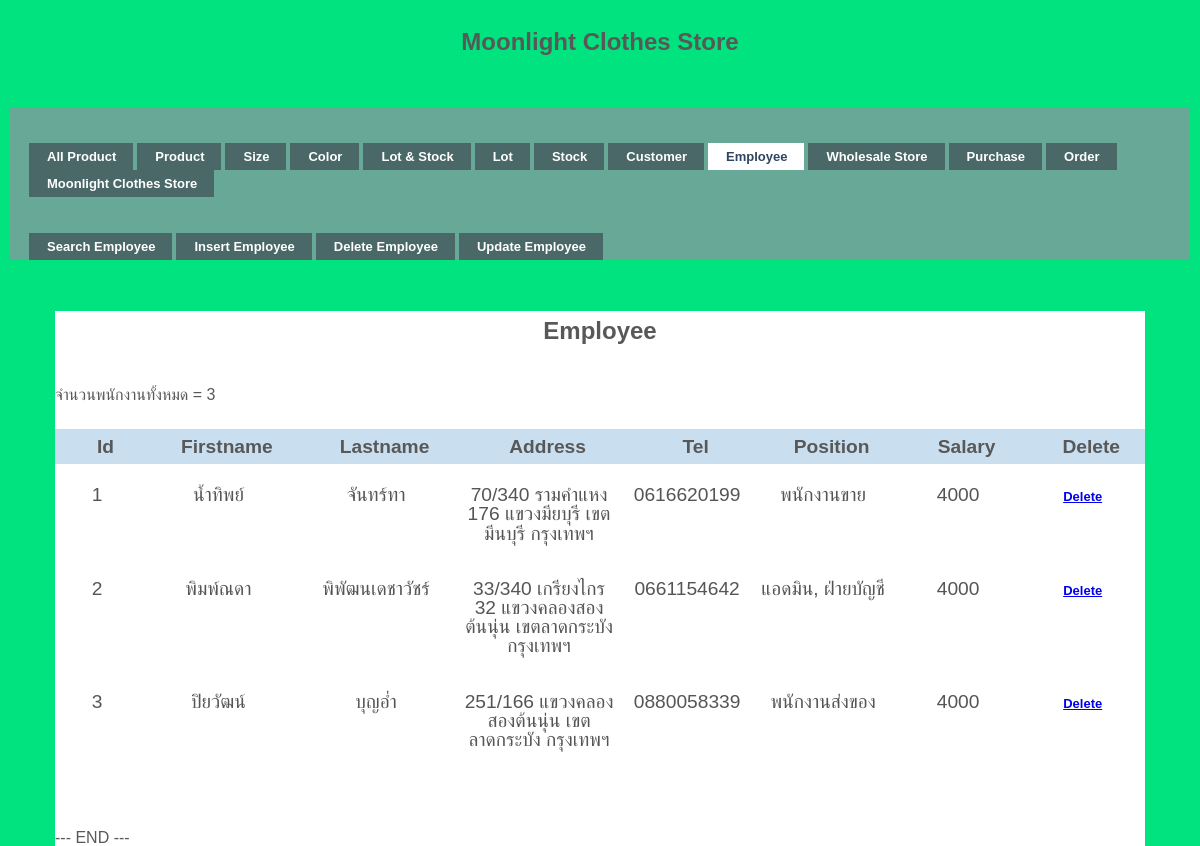
The page /Employee.php on the database its author committed.
### tables this page shows
CREATE TABLE `employee` (
  `EmpId` int(10) NOT NULL,
  `EmpFirstname` varchar(30) NOT NULL,
  `EmpLastname` varchar(30) NOT NULL,
  `EmpAddress` varchar(100) NOT NULL,
  `EmpTel` varchar(10) NOT NULL,
  `EmpPosition` varchar(20) NOT NULL,
  `EmpSalary` int(10) NOT NULL
);

### Employee.php (the view, shortened to what this page needs)
<!DOCTYPE html PUBLIC "-//W3C//DTD XHTML 1.0 Transitional//EN" "http://www.w3.org/TR/xhtml1/DTD/xhtml1-transitional.dtd">
<html xmlns="http://www.w3.org/1999/xhtml">
<head>
<link rel="stylesheet" href="styles.css" type="text/css" />
<h1>Moonlight Clothes Store</h1>
</head>
<body>
<div id="demo-container">
  <ul id="simple-menu">
  	<li><a href="allproduct.php" ><span>All Product</span></a></li>
  	<li><a href="product.php" ><span>Product</span></a></li>
	<li><a href="size.php" ><span>Size</span></a></li>
    <li><a href="color.php" ><span>Color</span></a></li>
  	<li><a href="lot&stock.php"  ><span>Lot & Stock </span></a></li>
  	<li><a href="lot.php" ><span>Lot </span></a></li>
    <li><a href="stock.php" ><span>Stock </span></a></li>
  	<li><a href="Customer.php" ><span>Customer</span></a></li>
    <li><a href="Employee.php" class="current"><span>Employee</span></a></li>
    <li><a href="wholesale.php" ><span>Wholesale Store</span></a></li>
    <li><a href="purchase.php" ><span>Purchase</span></a></li>
    <li><a href="order.php" ><span>Order</span></a></li>
    <li><a href="/moonlight/public/index.php"><span>Moonlight Clothes Store</span></a></li>
  </ul>
</div>
<div id="demo-container">
  <ul id="simple-menu">
    <li><a href="searchEmp.php"><span>Search Employee</span></a></li>
    <li><a href="insertEmp.php"><span>Insert Employee</span></a></li>
    <li><a href="deEmpId.php"><span>Delete Employee</span></a></li>
    <li><a href="updateEmp.php"><span>Update Employee</span></a></li>
  </ul>
</div>
<br><br>
<div id="wrapper">
<h1> Employee</h1>
</head>
</body>
</html>
  <?php
  require('connect.php');
  $sql = ' SELECT * FROM employee;';
  $conn = mysqli_connect($servername, $username, $password, $dbname);
  $result = mysqli_query($conn, $sql);
  $objQuery = mysqli_query($conn, $sql) or die("Error Query [" . $sql . "]");
  if (mysqli_num_rows($result) > 0) {
        echo 'จำนวนพนักงานทั้งหมด = ';
        echo mysqli_num_rows($result);
    } else {
    echo "EMPTY DATA";
    }
  ?>
  <table id="keywords" cellspacing="0" cellpadding="0">
    <thead><br>
    <tr>
      <th width="20"><div align="center"><span>Id</span></div></th>
      <th width="50"><div align="center"><span>Firstname</span></div></th>
      <th width="70"><div align="center"><span>Lastname</span></div></th>
      <th width="700"><div align="center"><span>Address</span></div></th>
      <th width="100"><div align="center"><span>Tel</span></div></th>
      <th width="200"><div align="center"><span>Position</span></div></th>
      <th width="70"><div align="center"><span>Salary</span></div></th>
      <th width="70"><div align="center"><span>Delete</span></div></th>
    </tr>
    </thead>
    <tbody>
    <?php
    while ($objResult = mysqli_fetch_array($objQuery)) {
    ?>
      <tr>
        <td><?php echo $objResult["EmpId"]; ?></td>
        <td><?php echo $objResult["EmpFirstname"]; ?></td>
        <td><?php echo $objResult["EmpLastname"]; ?></td>
        <td><?php echo $objResult["EmpAddress"]; ?></td>
        <td><?php echo $objResult["EmpTel"]; ?></td>
        <td><?php echo $objResult["EmpPosition"]; ?></td>
        <td><?php echo $objResult["EmpSalary"]; ?></td>
        <td align="center"><a href="deleteEmpId.php?EmpId=<?php echo $objResult["EmpId"]; ?>"><ul id="simple-menu">Delete</ul></a></td>
      </tr>
    <?php
    }
    ?>
  </table>
  <?php
  echo "--- END ---";
  ?>
</body>
</html>

### styles.css (style rules this page uses)
h1 { font-family:Verdana, Arial, Helvetica, sans-serif; font-size:16px; font-weight:bold; margin:0; padding:0; }
#demo-container { padding:25px 15px 0 15px; background:#67A897; }
ul#simple-menu { list-style-type:none; width:100%; position:relative; height:27px; font-family:"Trebuchet MS",Arial,sans-serif; font-size:13px; font-weight:bold; margin:0; padding:11px 0 0 0; }
ul#simple-menu li { display:block; float:left; margin:0 0 0 4px; height:27px; }
ul#simple-menu li a { display:block; float:left; color:#fff; background:#4A6867; line-height:27px; text-decoration:none; padding:0 17px 0 18px; height:27px; }
ul#simple-menu li a.current { color:#2E4560; background:#fff; }
html, body, div, span, applet, object, iframe, h1, h2, h3, h4, h5, h6, p, blockquote, pre, a, abbr, acronym, address, big, cite, code, del, dfn, em, img, ins, kbd, q, s, samp, small, strike, strong, sub, sup, tt, var, b, u, i, center, dl, dt, dd, ol, ul, li, fieldset, form, label, legend, table, caption, tbody, tfoot, thead, tr, th, td, article, aside, canvas, details, embed, figure, figcaption, footer, header, hgroup, menu, nav, output, ruby, section, summary, time, mark, audio, video { margin: 0; padding: 0; border: 0; font-size: 150%; font: inherit; vertical-align: baseline; outline: none; -webkit-font-smoothing: antialiased; -webkit-text-size-adjust: 100%; -ms-text-size-adjust: 100%; -webkit-box-sizing: border-box; -moz-box-sizing: border-box; box-sizing: border-box; }
html { overflow-y: scroll; }
body { background: #eee url('https://i.imgur.com/eeQeRmk.png'); font-family: 'Helvetica Neue', Helvetica, Arial, sans-serif; font-size: 100%; line-height: 1; color: #585858; padding: 22px 10px; padding-bottom: 55px; }
ol, ul { list-style: none; }
table { border-collapse: collapse; border-spacing: 0; }
h1 { font-family: 'Amarante', Tahoma, sans-serif; font-weight: bold; font-size: 150%; line-height: 1.7em; margin-bottom: 10px; text-align: center; }
#wrapper { display: block; width: 1090px; background: rgb(600, 600, 600); margin: 0 auto; padding: 0px 0px; -webkit-box-align: 2px 2px 3px -1px rgba(0,0,0,0.35); }
#keywords { margin: 0 auto; font-size: 1.2em; margin-bottom: 15px; }
#keywords thead { cursor: pointer; background: #c9dff0; }
#keywords thead tr th { font-weight: bold; padding: 8px 5px; padding-left: 42px; }
#keywords thead tr th span { padding-right: 20px; background-repeat: no-repeat; background-position: 100% 100%; }
#keywords tbody tr { color: #555; }
#keywords tbody tr td { text-align: center; padding: 15px 10px; }
* { box-sizing: border-box; }
html, body { height: 100%; }
body { display: grid; grid-template-rows: 1fr; font-family: "Raleway", sans-serif; background-color: #01e37f; }

### rows shown on the page
employee: EmpId "1", EmpFirstname "น้ำทิพย์", EmpLastname "จันทร์ทา", EmpAddress "70/340 รามคำแหง 176 แขวงมียบุรี เขตมีนบุรี กรุงเทพฯ", EmpTel "0616620199", EmpPosition "พนักงานขาย", EmpSalary "4000"
employee: EmpId "2", EmpFirstname "พิมพ์ณดา", EmpLastname "พิพัฒนเดชาวัชร์", EmpAddress "33/340 เกรียงไกร 32 แขวงคลองสองต้นนุ่น เขตลาดกระบัง กรุงเทพฯ", EmpTel "0661154642", EmpPosition "แอดมิน, ฝ่ายบัญชี", EmpSalary "4000"
employee: EmpId "3", EmpFirstname "ปิยวัฒน์", EmpLastname "บุญอ่ำ", EmpAddress "251/166 แขวงคลองสองต้นนุ่น เขตลาดกระบัง กรุงเทพฯ", EmpTel "0880058339", EmpPosition "พนักงานส่งของ", EmpSalary "4000"

### other values the page prints
mysqli_num_rows($result) "3"
